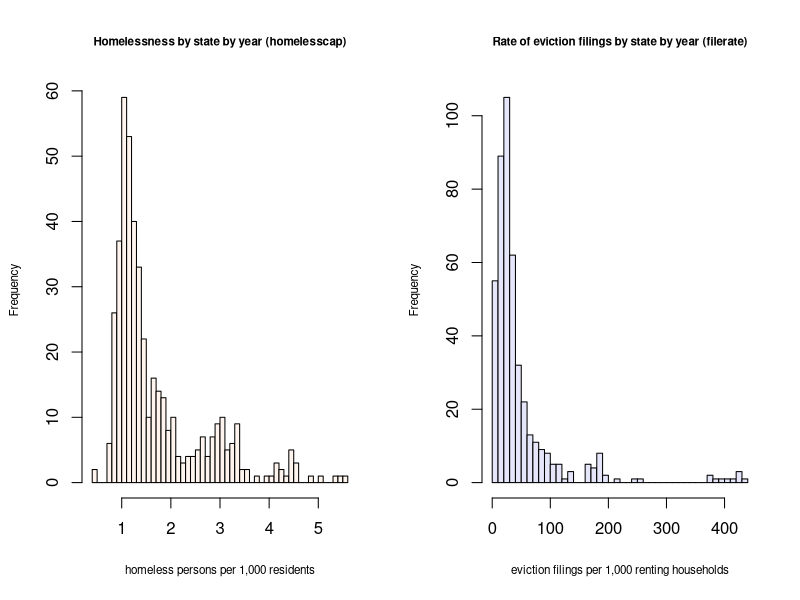
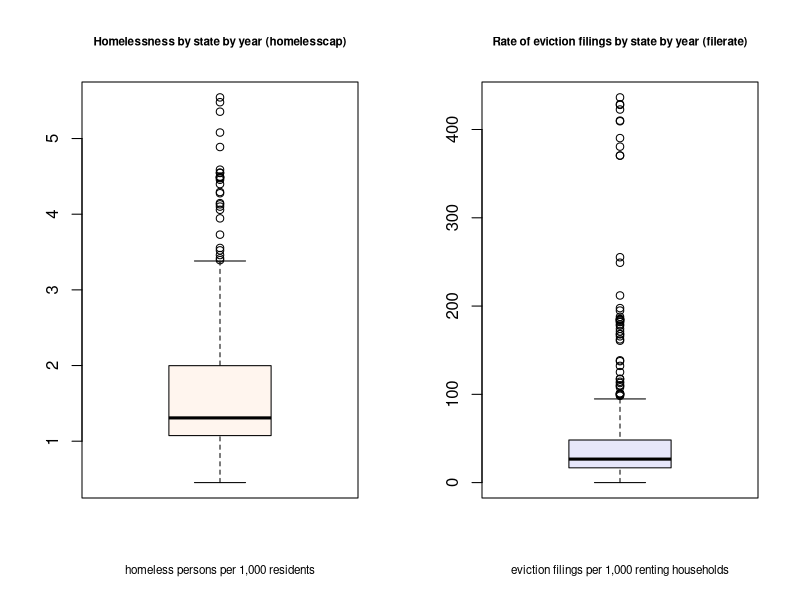
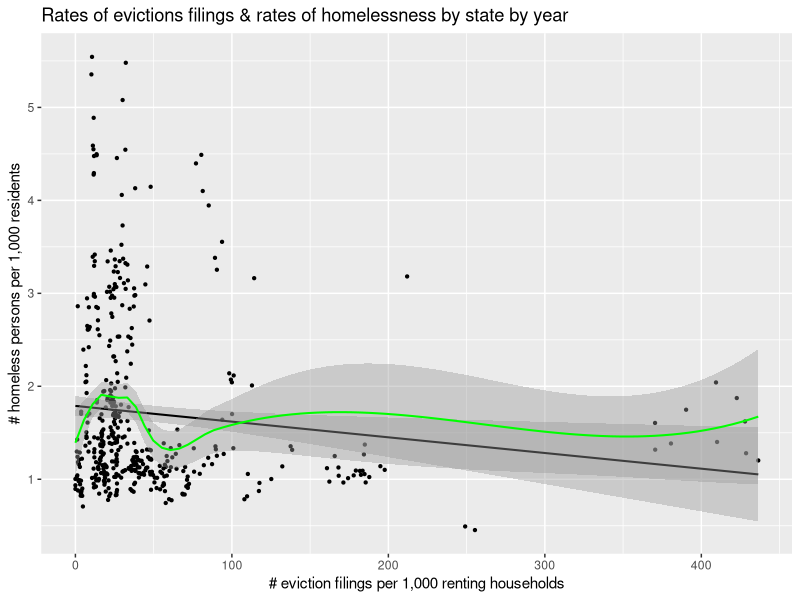
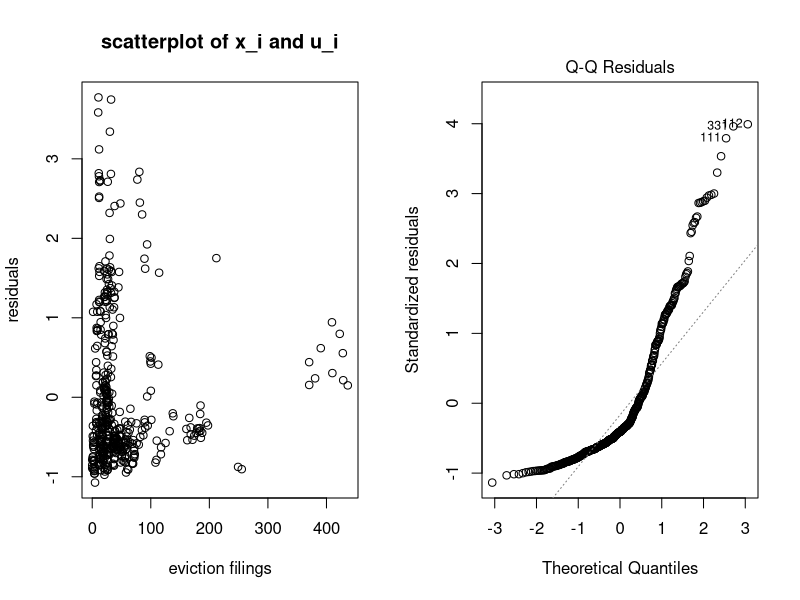
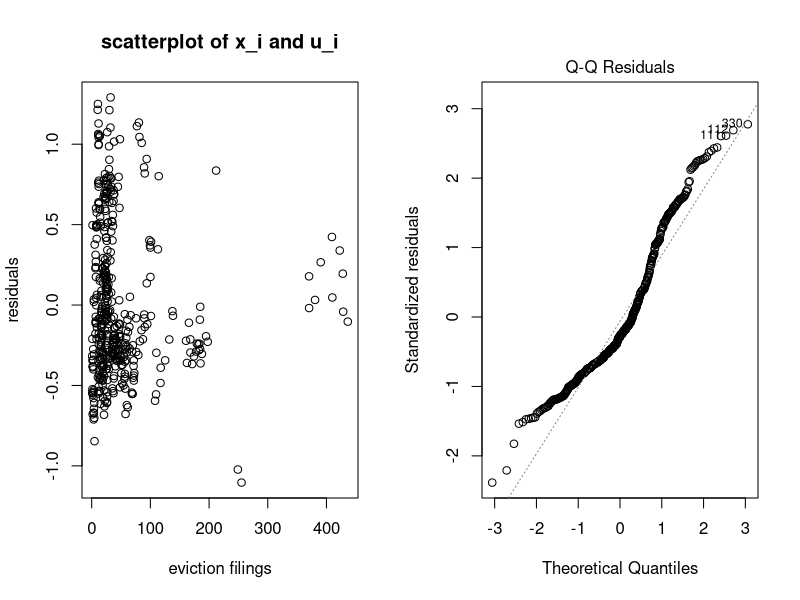
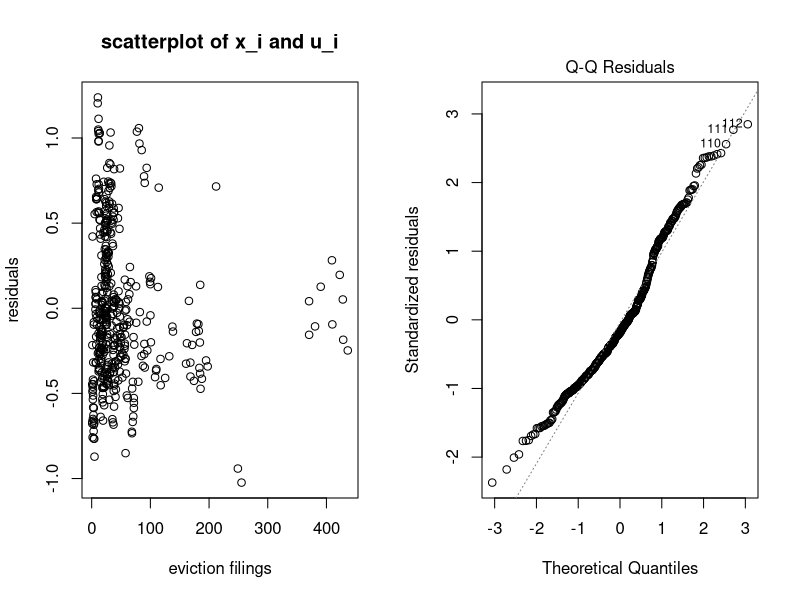
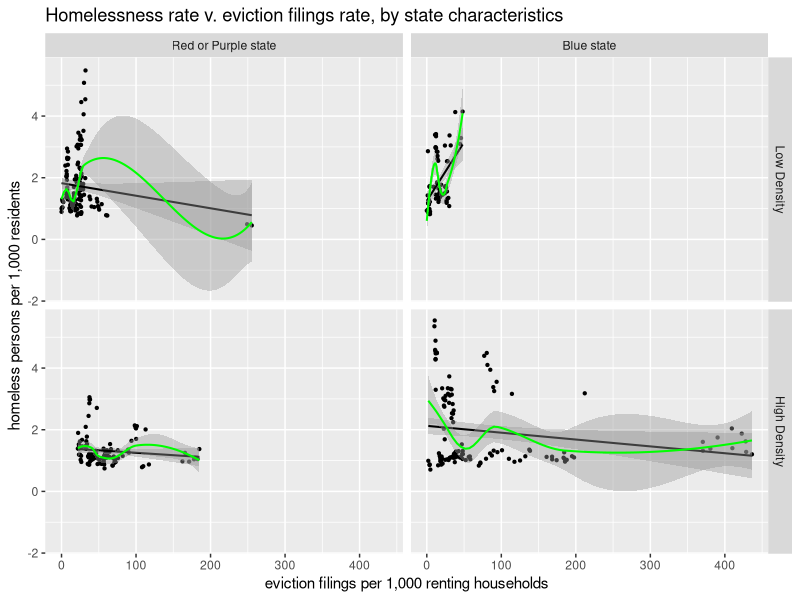

The R source for these figures, in order:
## ---- chunk 1
knitr::opts_chunk$set(echo = TRUE, error = FALSE, message = FALSE, warning = FALSE, collapse=TRUE)
## ---- chunk 2
library(haven)
library(MASS)
library(ggplot2)
data = read_dta("homelesspanel.dta")
## ---- chunk 3
head(data)
sumstats = summary(data[c('filerate', 'homelesscap', 'chroniccap', 'red', 'blue')])
print(sumstats)
## ---- chunk 4
# create function for consistent aesthetic theme for distribution visualizations.
plot_template = function(data, type = "box", title, label, color = 'seashell') {
  ## create named list of boxplot func & hist func
  plot_types = list(
    box = function(dt) {
      boxplot(dt, breaks = 40, 
              main = title, 
              xlab = label, 
              col = color, 
              cex.main = 0.7, 
              cex.lab = 0.7)},
    hist = function(dt) {
      hist(dt, breaks = 40, 
              main = title, 
              xlab = label, 
              col = color, 
              cex.main = 0.7, 
              cex.lab = 0.7)}
  )
  # choose specified type of plot by indexing plot_types
  plotted = plot_types[[type]]
  plotted(data)
}
## ---- chunk 5
hlabel = 'homeless persons per 1,000 residents'
flabel = 'eviction filings per 1,000 renting households'

# side by side histograms
par(mfrow = c(1, 2))

plot_template(data$homelesscap, type = 'hist',
              title = "Homelessness by state by year (homelesscap)",
              label = hlabel)

plot_template(data$filerate, type = 'hist',
              title = 'Rate of eviction filings by state by year (filerate)',
              label = flabel,
              color = 'lavender')
## ---- chunk 6
# boxplots
par(mfrow = c(1, 2))

plot_template(data$homelesscap,
              title = "Homelessness by state by year (homelesscap)",
              label = hlabel)

plot_template(data$filerate,
              title = 'Rate of eviction filings by state by year (filerate)',
              label = flabel,
              color = 'lavender')
## ---- chunk 7
# create scatterplot of variables of interest with trend lines and CIs
base = ggplot(data = data, mapping = aes(x = filerate, y = homelesscap))

base + geom_point(size = 0.8) + 
  geom_smooth(method = 'lm', color = 'black', linewidth = .7) +
  geom_smooth(color = 'green', linewidth = .7) +
  labs(title = 'Rates of evictions filings & rates of homelessness by state by year') +
  ylab('# homeless persons per 1,000 residents') +
  xlab('# eviction filings per 1,000 renting households')

## ---- chunk 8
l_model = lm(homelesscap ~ filerate, data = data)
summary(l_model)

# Plot model diagnostics
plot_diagnostics = function(model, x_var = data$filerate, xlabel = 'eviction filings'){
  par(mfrow=c(1, 2))
  plot(x_var, model$residuals, main = 'scatterplot of x_i and u_i', xlab = xlabel, ylab = "residuals")
  plot(model, which = 2)
}

plot_diagnostics(model = l_model)
## ---- chunk 9
# subset data
data_nozero = subset(data, (filerate>0) & (homelesscap>0))

# create model
ln_model = lm(log(homelesscap) ~ log(filerate), data = data_nozero)
summary(ln_model)

plot_diagnostics(ln_model, x_var = data_nozero$filerate)
## ---- chunk 10
mln_model = lm(log(homelesscap) ~ log(filerate) + red + blue + densityrank, data = data_nozero)
summary(mln_model)

plot_diagnostics(mln_model, x_var = data_nozero$filerate)
## ---- chunk 11
confint(mln_model)
## ---- chunk 12
# scatter filerate on homelesscap, separating states with different politics and levels of population density
dlabs = c('1' = 'High Density', '0' = 'Low Density')
blabs = c('1' = 'Blue state', '0' = 'Red or Purple state')

base + geom_point(size = 0.8) +
  geom_smooth(method = 'lm', color = 'black', linewidth = .7) +
  geom_smooth(color = 'green', linewidth = .7) +
  facet_grid(rows = vars(dense), cols = vars(blue), 
             labeller = labeller(blue = blabs, dense = dlabs)) +
  labs(title = 'Homelessness rate v. eviction filings rate, by state characteristics') +
  ylab(hlabel) +
  xlab(flabel)
## ---- chunk 13
lsdv_model = lm(homelesscap ~ filerate + factor(state_abbrev) - 1, data = data)
summary(lsdv_model)
## ---- chunk 14
library(plm)
fe_model = plm(log(homelesscap) ~ log(filerate), data = data_nozero, index = c('state_abbrev', 'year'), model = 'within')
summary(fe_model)
